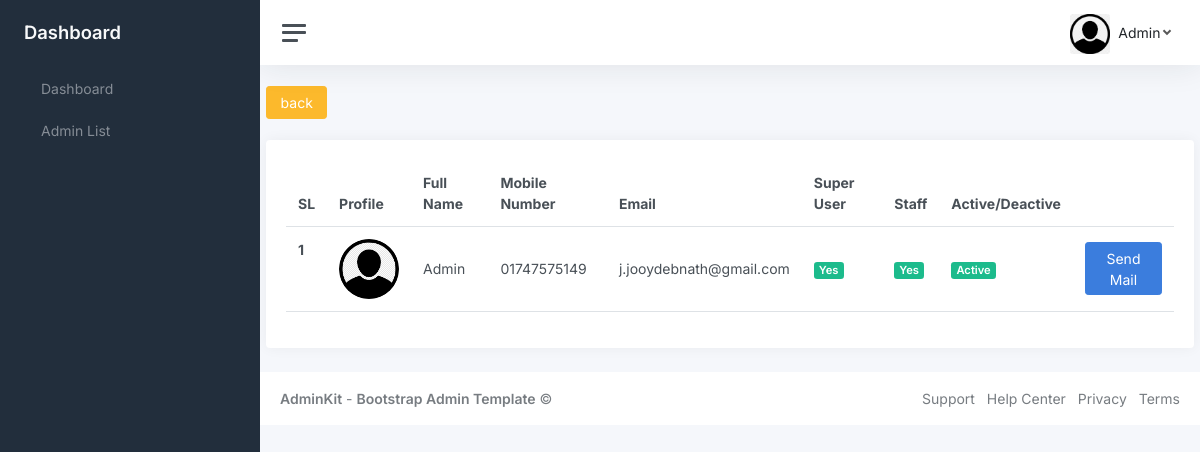
Before: /dashboard/admin-list/ (signed in) with the older database file.
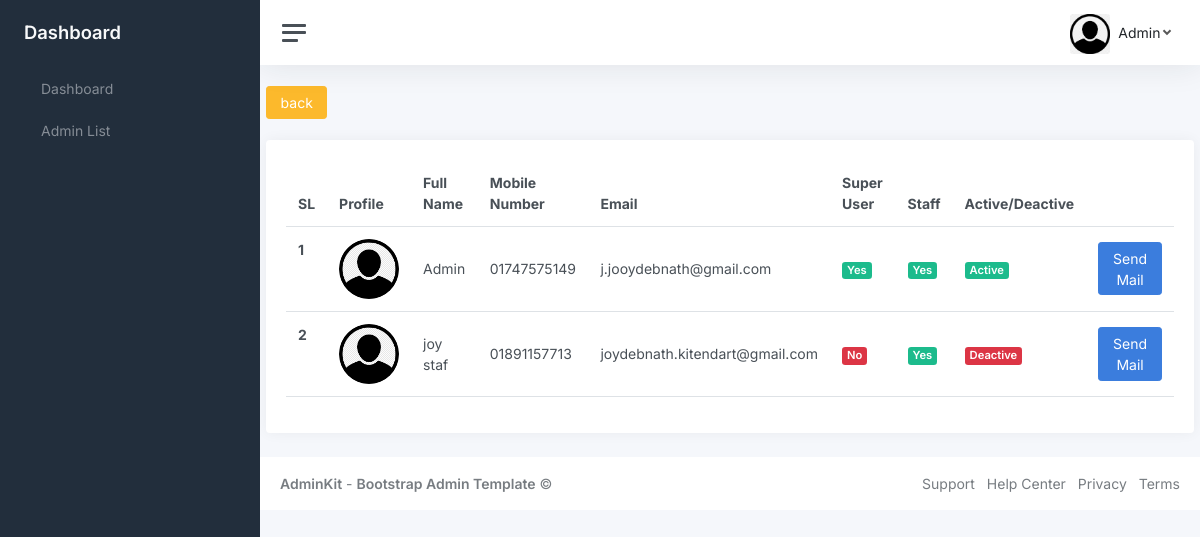
After: the same page with the newer database file.
### accounts/models.py (models this page shows, shortened)
class User(AbstractUser):
    full_name = models.CharField(max_length=150, null=True)
    email = models.EmailField(unique=True, null=True)
    mobile_number = models.CharField(max_length=11, null=True, unique=True)
    profile_picture = models.ImageField(upload_to='profile/', null=True, blank=True, default='user-default/avatar.png')
    USERNAME_FIELD = 'mobile_number'
    REQUIRED_FIELDS = ['username']

class AdminRegister(models.Model):
    user = models.OneToOneField(User, null=True, blank=True, on_delete= models.CASCADE)
    is_publish = models.BooleanField(('publish'), default=False, help_text=(
        'Designates whether this user should be treated as active. '
            'Unselect this instead of deleting accounts.'))

### dashboard/views.py (the view)
# urls.py: path('admin-list/', views.adminList, name="admin-list"),
def adminList(request):
    user = request.user
    admins = AdminRegister.objects.all()
    if user.is_staff or user.is_superuser:
        context = {'admins': admins}
        return render(request, 'dashboard/admin_list.html', context)
    else:
        return render(request, 'dashboard/not_authrized.html')

### dashboard/templates/dashboard/admin_list.html (shortened to what this page needs)
{% extends 'dashboard/base.html' %}
{% block content %}
<div class="container">
  <br>
  <div class="">
    <a class="btn btn-warning" href="{% url 'dashboard' %}">back</a>
  </div>
    <br>
    <div class="row">
        <div class="col">
            <div class="card">
                <div class="card-body">
                    <table class="table">
                        <thead>
                          <tr>
                            <th scope="col">SL</th>
                            <th scope="col">Profile</th>
                            <th scope="col">Full Name</th>
                            <th scope="col">Mobile Number</th>
                            <th scope="col">Email</th>
                            <th scope="col">Super User</th>
                            <th scope="col">Staff</th>
                            <th scope="col">Active/Deactive</th>
                            <th scope="col"></th>
                          </tr>
                        </thead>
                        {% for obj in admins %}
                        <tbody>
                          <tr>
                            <th scope="row">{{ forloop.counter }}</th>
                            <th><img style="width: 60px; border-radius: 50%;" src="{{ obj.user.profile_picture.url }}"></th>
                            <td>{{ obj.user.full_name }}</td>
                            <td>{{ obj.user.mobile_number }}</td>
                            <td>{{ obj.user.email }}</td>
                            {% if obj.user.is_superuser is True %}
                              <td><span class="badge bg-success">Yes</span></td>
                            {% else %}
                              <td><span class="badge bg-danger">No</span></td>
                            {% endif %}
                            {% if obj.user.is_staff is True %}
                              <td><span class="badge bg-success">Yes</span></td>
                            {% else %}
                              <td><span class="badge bg-danger">No</span></td>
                            {% endif %}
                            {% if obj.is_publish is True %}
                              <td><span class="badge bg-success">Active</span></td>
                            {% else %}
                              <td><span class="badge bg-danger">Deactive</span></td>
                            {% endif %}
                            <td><a href="{% url 'send-mail' obj.user.id %}" class="btn btn-primary">Send Mail</a></td>
                          </tr>
                        </tbody>
                        {% endfor %}
                      </table>
                </div>
            </div>
        </div>
    </div>
</div>
{% endblock %}

### templates/dashboard/base.html (shortened to what this page needs)
{% load static %}
<!DOCTYPE html>
<html lang="en">
<head>
	<link href="{% static 'dashboard/css/app.css' %}" rel="stylesheet">
</head>
<body>
    {% include 'dashboard/navbar.html' %}
    {% block content %}
    {% endblock %}
    <footer class="footer">
        <div class="container-fluid">
            <div class="row text-muted">
                <div class="col-6 text-start">
                    <p class="mb-0">
                        <a class="text-muted" href="https://adminkit.io/" target="_blank"><strong>AdminKit</strong></a> - <a class="text-muted" href="https://adminkit.io/" target="_blank"><strong>Bootstrap Admin Template</strong></a>								&copy;
                    </p>
                </div>
                <div class="col-6 text-end">
                    <ul class="list-inline">
                        <li class="list-inline-item">
                            <a class="text-muted" href="https://adminkit.io/" target="_blank">Support</a>
                        </li>
                        <li class="list-inline-item">
                            <a class="text-muted" href="https://adminkit.io/" target="_blank">Help Center</a>
                        </li>
                        <li class="list-inline-item">
                            <a class="text-muted" href="https://adminkit.io/" target="_blank">Privacy</a>
                        </li>
                        <li class="list-inline-item">
                            <a class="text-muted" href="https://adminkit.io/" target="_blank">Terms</a>
                        </li>
                    </ul>
                </div>
            </div>
        </div>
    </footer>
    </div>
</div>
</body>
</html>

### templates/dashboard/navbar.html (shortened to what this page needs)
{% load static %}
<div class="wrapper">
    <nav id="sidebar" class="sidebar js-sidebar">
        <div class="sidebar-content js-simplebar">
            <a class="sidebar-brand" href="index.html">
      <span class="align-middle">Dashboard</span>
    </a>
            <ul class="sidebar-nav">
                <li class="sidebar-item">
                    <a class="sidebar-link" href="{% url 'dashboard' %}">
                         <span class="align-middle">Dashboard</span>
                    </a>
                </li>
                <li class="sidebar-item">
                    <a class="sidebar-link" href="{% url 'admin-list' %}">
                         <span class="align-middle">Admin List</span>
                    </a>
                </li>
            </ul>
        </div>
    </nav>
    <div class="main">
        <nav class="navbar navbar-expand navbar-light navbar-bg">
            <a class="sidebar-toggle js-sidebar-toggle">
      <i class="hamburger align-self-center"></i></a>
            <div class="navbar-collapse collapse">
                <ul class="navbar-nav navbar-align">
                    <li class="nav-item dropdown">
                        <a class="nav-link dropdown-toggle d-none d-sm-inline-block" href="#" data-bs-toggle="dropdown">
            <img src="{{ request.user.profile_picture.url }}" class="avatar img-fluid rounded me-1" alt="Charles Hall" /> <span class="text-dark">{{ request.user.full_name }}</span></a>
                    </li>
                </ul>
            </div>
        </nav>

Changed rows visible on the page:
added AdminRegister: user.profile_picture (placeholder picture), user.full_name "joy staf", user.mobile_number "01891157713", user.email "joydebnath.kitendart@gmail.com", shows "No", shows "Yes", is_publish "Deactive"
